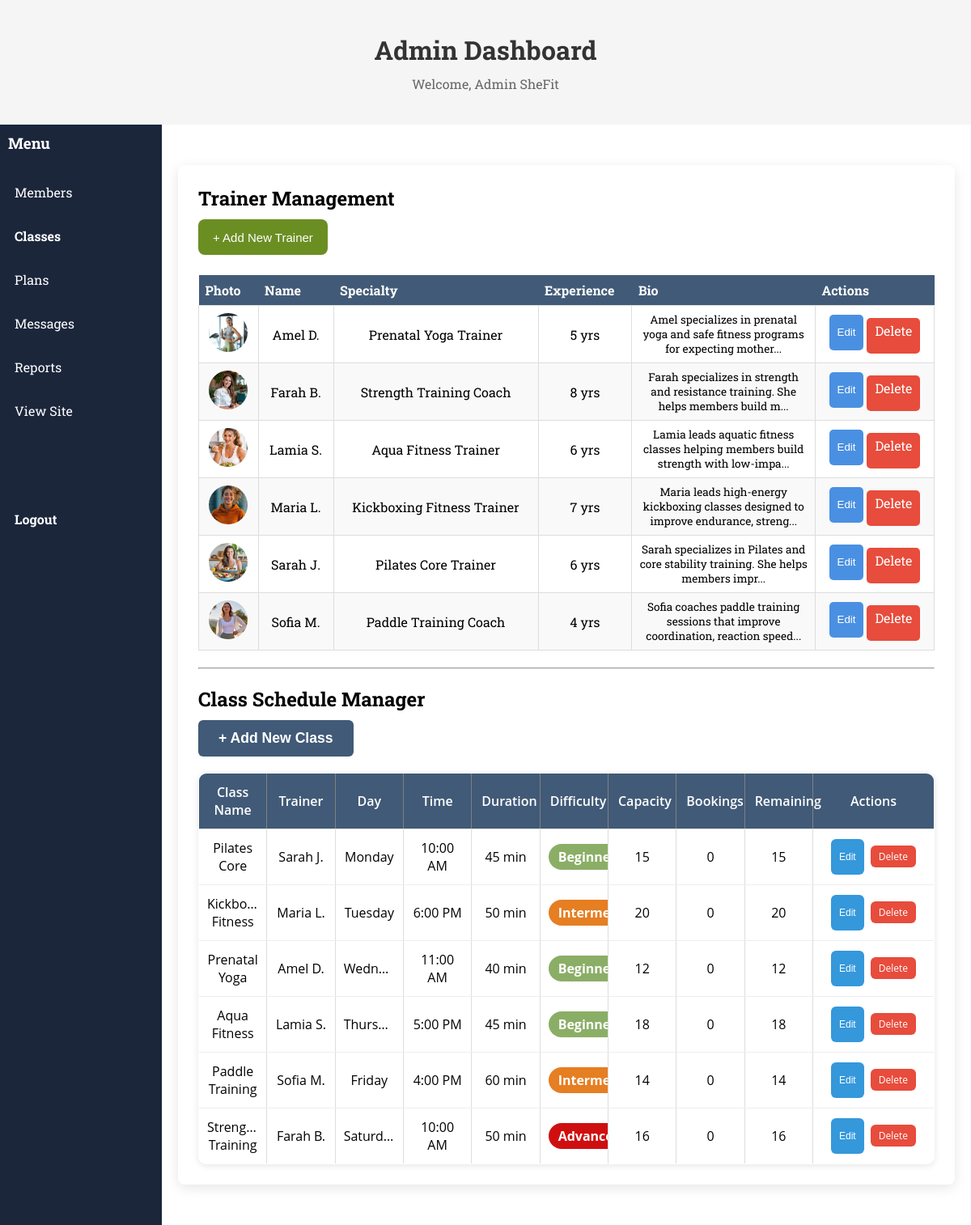
The page /admin/classes.php (signed in) on the database its author committed.
### tables this page shows
CREATE TABLE IF NOT EXISTS trainers (
    id               INT AUTO_INCREMENT PRIMARY KEY,
    name             VARCHAR(100) NOT NULL,
    specialty        VARCHAR(100),
    bio              TEXT,
    photo_path       VARCHAR(255),
    years_experience INT DEFAULT 0
);

CREATE TABLE IF NOT EXISTS classes (
    id               INT AUTO_INCREMENT PRIMARY KEY,
    trainer_id       INT NOT NULL,
    name             VARCHAR(100) NOT NULL,
    day_of_week      VARCHAR(20) NOT NULL,
    start_time       TIME NOT NULL,
    duration_minutes INT NOT NULL,
    difficulty       ENUM('Beginner','Intermediate','Advanced') DEFAULT 'Beginner',
    capacity         INT DEFAULT 15,
    FOREIGN KEY (trainer_id) REFERENCES trainers(id)
);

### admin/classes.php (the view, shortened to what this page needs)
<?php
require '../includes/db.php';
$trainers = $pdo->query("SELECT * FROM trainers ORDER BY name")->fetchAll();
$stmt = $pdo->query("
    SELECT c.*, t.name AS trainer_name,
           (SELECT COUNT(*) FROM class_bookings WHERE class_id=c.id) AS bookings_count
    FROM classes c
    JOIN trainers t ON c.trainer_id=t.id
    ORDER BY FIELD(c.day_of_week,'Monday','Tuesday','Wednesday','Thursday','Friday','Saturday','Sunday')
");
$classes = $stmt->fetchAll();
$default_photo = 'images/cropped_circle_image.png';
?>
<!DOCTYPE html>
<html lang="en">
<head>
    <link rel="stylesheet" href="../style.project.css">
</head>
<body>
<header class="Dashboard-head">
    <h1>Admin Dashboard</h1>
    <p>Welcome, <?= htmlspecialchars($_SESSION['user_name']) ?></p>
</header>
<div style="display:flex;">
<?php require '../includes/admin_sidebar.php'; ?>
<main class="main-dash" style="flex:1;padding:20px;">
    <section class="classes-dashboard">
        <h2>Trainer Management</h2>
        <button id="add-trainer-btn"
                onclick="document.getElementById('add-trainer-form').style.display='block';this.style.display='none';"
                style="background:#6b8e23;color:white;padding:10px 18px;border:none;border-radius:8px;cursor:pointer;font-size:15px;margin-bottom:15px;">
            + Add New Trainer
        </button>
        <table class="trainer-table">
            <thead>
                <tr>
                    <th>Photo</th><th>Name</th><th>Specialty</th><th>Experience</th><th>Bio</th><th>Actions</th>
                </tr>
            </thead>
            <tbody>
                <?php foreach ($trainers as $t): ?>
                <tr>
                    <td>
                        <img src="../<?= htmlspecialchars($t['photo_path'] ?: $default_photo) ?>"
                             alt="<?= htmlspecialchars($t['name']) ?>" class="trainer-thumb"
                             onerror="this.src='../<?= $default_photo ?>'">
                    </td>
                    <td><?= htmlspecialchars($t['name']) ?></td>
                    <td><?= htmlspecialchars($t['specialty']) ?></td>
                    <td><?= (int)$t['years_experience'] ?> yrs</td>
                    <td style="max-width:200px;font-size:0.85rem;"><?= htmlspecialchars(substr($t['bio'], 0, 80)) ?>...</td>
                    <td>
                        <button onclick="document.getElementById('edit-trainer-<?= $t['id'] ?>').style.display='block';this.style.display='none';"
                                style="background:#4a90e2;color:white;padding:5px 10px;border:none;border-radius:5px;cursor:pointer;margin-bottom:4px;">
                            Edit
                        </button>
                        <a href="classes.php?delete_trainer=<?= $t['id'] ?>"
                           onclick="return confirm('Delete trainer <?= htmlspecialchars(addslashes($t['name'])) ?>? This will also remove them from their classes.')"
                           style="background:#e74c3c;color:white;padding:5px 10px;border-radius:5px;text-decoration:none;display:inline-block;">
                            Delete
                        </a>
                    </td>
                </tr>
                <?php endforeach; ?>
            </tbody>
        </table>
        <br><hr><br>
        <h2>Class Schedule Manager</h2>
        <button id="add-class-btn"
                onclick="document.getElementById('add-form').style.display='block';this.style.display='none';">
            + Add New Class
        </button>
        <table border="1" id="admin-classes-table">
            <thead>
                <tr>
                    <th>Class Name</th><th>Trainer</th><th>Day</th><th>Time</th>
                    <th>Duration</th><th>Difficulty</th><th>Capacity</th>
                    <th>Bookings</th><th>Remaining</th><th>Actions</th>
                </tr>
            </thead>
            <tbody>
                <?php foreach ($classes as $c): ?>
                <tr>
                    <td><?= htmlspecialchars($c['name']) ?></td>
                    <td><?= htmlspecialchars($c['trainer_name']) ?></td>
                    <td><?= htmlspecialchars($c['day_of_week']) ?></td>
                    <td><?= date('g:i A', strtotime($c['start_time'])) ?></td>
                    <td><?= $c['duration_minutes'] ?> min</td>
                    <td><span class="difficulty <?= strtolower($c['difficulty']) ?>"><?= $c['difficulty'] ?></span></td>
                    <td><?= $c['capacity'] ?></td>
                    <td><?= $c['bookings_count'] ?></td>
                    <td><?= max(0, $c['capacity'] - $c['bookings_count']) ?></td>
                    <td>
                        <button class="btn-edit"
                                onclick="document.getElementById('edit-<?= $c['id'] ?>').style.display='block';this.style.display='none';">
                            Edit
                        </button>
                        <a href="classes.php?delete=<?= $c['id'] ?>"
                           onclick="return confirm('Delete this class?')"
                           class="btn-delete" style="text-decoration:none;padding:5px 10px;">Delete</a>
                    </td>
                </tr>
                <?php endforeach; ?>
            </tbody>
        </table>
    </section>
</main>
</div>
</body>
</html>

### style.project.css (style rules this page uses)
* { margin: 0; padding: 0; box-sizing: border-box; }
img { max-width:100%; height:auto; }
body { font-family:"Roboto Slab", serif; }
.classes-table th, td { padding:12px; text-align:center; border:1px solid #ddd; }
.difficulty { padding:6px 14px; border-radius:20px; color:white; font-weight:bold; display:inline-block; }
.beginner { background:#8BAE66; }
.intermediate { background:#E67E22; }
.advanced { background:#CF0F0F; }
button, a { min-height:44px; }
.admin-head, .Dashboard-head { text-align:center; padding:40px 20px; background-color:#f5f5f5; }
.admin-head h1, .Dashboard-head h1 { font-size:32px; color:#333; margin-bottom:10px; }
.admin-head p, .Dashboard-head p { color:#666; }
.main-dash { background:#ffffff; }
button, a { min-height: 44px; }
.classes-dashboard { margin: 30px 0; padding: 25px; background: #fff; border-radius: 8px; box-shadow: 0 4px 15px rgba(0, 0, 0, 0.1); }
#add-class-btn { background-color: #415A77; color: white; border: none; padding: 12px 25px; font-size: 1.1rem; border-radius: 6px; cursor: pointer; margin-bottom: 20px; font-weight: bold; transition: background-color 0.3s; }
#admin-classes-table { width: 100%; border-collapse: collapse; table-layout: fixed; background: #fff; box-shadow: 0 2px 8px rgba(0, 0, 0, 0.1); font-family: 'Open Sans', sans-serif; border-radius: 10px; overflow: hidden; }
#admin-classes-table th { background: #415A77; color: white; font-weight: 600; padding: 12px; font-size: 1rem; }
#admin-classes-table td { padding: 10px; text-align: center; border-bottom: 1px solid #eee; overflow: hidden; text-overflow: ellipsis; }
#admin-classes-table tbody tr:nth-child(odd) { background: #ffffff; }
#admin-classes-table th:last-child, #admin-classes-table td:last-child { width: 150px; }
.btn-edit, .btn-delete { padding: 6px 10px; margin: 2px; border: none; border-radius: 6px; cursor: pointer; font-size: 12px; transition: 0.3s; }
.btn-edit { background-color: #3498db; color: white; }
.btn-delete { background-color: #e74c3c; color: white; }
.difficulty { padding: 5px 12px; border-radius: 20px; color: white; font-weight: bold; display: inline-block; }
.beginner { background: #8BAE66; }
.intermediate { background: #E67E22; }
.advanced { background: #CF0F0F; }
.classes-dashboard h2 { font-size: 1.5em; font-weight: bold; color: black; font-family: "Roboto Slab", serif; margin-bottom: 10px; }

### admin/classes.php (style rules this page uses)
.trainer-table { width:100%; border-collapse:collapse; margin-top:10px; }
.trainer-table th { background:#415A77; color:white; padding:8px; text-align:left; }
.trainer-table td { padding:8px; border-bottom:1px solid #ddd; vertical-align:middle; }
.trainer-table tr:nth-child(even) td { background:#f9f9f9; }
.trainer-thumb { width:48px; height:48px; border-radius:50%; object-fit:cover; }

### rows shown on the page
trainers: photo_path (picture), name "Amel D.", specialty "Prenatal Yoga Trainer", years_experience "5", bio "Amel specializes in prenatal yoga and safe fitness programs for expecting mother"
trainers: photo_path (picture), name "Farah B.", specialty "Strength Training Coach", years_experience "8", bio "Farah specializes in strength and resistance training. She helps members build m"
trainers: photo_path (picture), name "Lamia S.", specialty "Aqua Fitness Trainer", years_experience "6", bio "Lamia leads aquatic fitness classes helping members build strength with low-impa"
trainers: photo_path (picture), name "Maria L.", specialty "Kickboxing Fitness Trainer", years_experience "7", bio "Maria leads high-energy kickboxing classes designed to improve endurance, streng"
trainers: photo_path (picture), name "Sarah J.", specialty "Pilates Core Trainer", years_experience "6", bio "Sarah specializes in Pilates and core stability training. She helps members impr"
trainers: photo_path (picture), name "Sofia M.", specialty "Paddle Training Coach", years_experience "4", bio "Sofia coaches paddle training sessions that improve coordination, reaction speed"
classes: name "Pilates Core", trainer.name "Sarah J.", day_of_week "Monday", start_time "10:00 AM", duration_minutes "45", difficulty "Begi…", capacity "15", bookings_count "0", max(0,$c['capacity']-$c['bookings_count']) "15"
classes: name "Kickbo…", trainer.name "Maria L.", day_of_week "Tuesday", start_time "6:00 PM", duration_minutes "50", difficulty "Inte…", capacity "20", bookings_count "0", max(0,$c['capacity']-$c['bookings_count']) "20"
classes: name "Prenatal Yoga", trainer.name "Amel D.", day_of_week "Wedn…", start_time "11:00 AM", duration_minutes "40", difficulty "Begi…", capacity "12", bookings_count "0", max(0,$c['capacity']-$c['bookings_count']) "12"
classes: name "Aqua Fitness", trainer.name "Lamia S.", day_of_week "Thurs…", start_time "5:00 PM", duration_minutes "45", difficulty "Begi…", capacity "18", bookings_count "0", max(0,$c['capacity']-$c['bookings_count']) "18"
classes: name "Paddle Training", trainer.name "Sofia M.", day_of_week "Friday", start_time "4:00 PM", duration_minutes "60", difficulty "Inte…", capacity "14", bookings_count "0", max(0,$c['capacity']-$c['bookings_count']) "14"
classes: name "Strength Training", trainer.name "Farah B.", day_of_week "Saturd…", start_time "10:00 AM", duration_minutes "50", difficulty "Adv…", capacity "16", bookings_count "0", max(0,$c['capacity']-$c['bookings_count']) "16"

### other values the page prints
$_SESSION['user_name'] "Admin SheFit"
